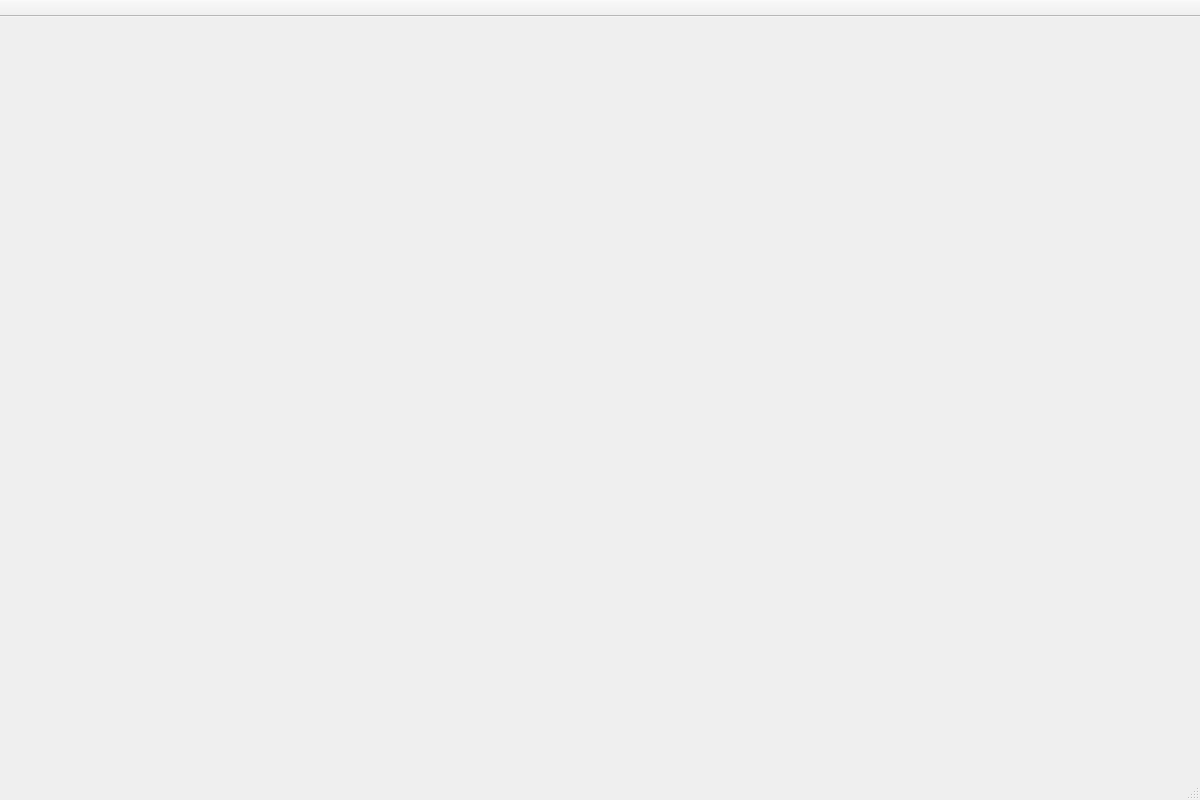
<?xml version="1.0" encoding="UTF-8"?>
<ui version="4.0">
 <class>AudioMainWidgetClass</class>
 <widget class="QMainWindow" name="AudioMainWidgetClass">
  <property name="geometry">
   <rect>
    <x>0</x>
    <y>0</y>
    <width>1200</width>
    <height>800</height>
   </rect>
  </property>
  <property name="windowTitle">
   <string>音频播放器</string>
  </property>
  <widget class="QWidget" name="centralWidget">
   <layout class="QVBoxLayout" name="verticalLayout">
    <property name="spacing">
     <number>0</number>
    </property>
    <property name="leftMargin">
     <number>0</number>
    </property>
    <property name="topMargin">
     <number>0</number>
    </property>
    <property name="rightMargin">
     <number>0</number>
    </property>
    <property name="bottomMargin">
     <number>0</number>
    </property>
    <item>
     <widget class="AVBaseWidget" name="widget" native="true"/>
    </item>
   </layout>
  </widget>
  <widget class="QMenuBar" name="menuBar">
   <property name="geometry">
    <rect>
     <x>0</x>
     <y>0</y>
     <width>1200</width>
     <height>23</height>
    </rect>
   </property>
  </widget>
  <widget class="QToolBar" name="mainToolBar">
   <property name="movable">
    <bool>false</bool>
   </property>
   <property name="allowedAreas">
    <set>Qt::TopToolBarArea</set>
   </property>
   <property name="iconSize">
    <size>
     <width>24</width>
     <height>24</height>
    </size>
   </property>
   <property name="toolButtonStyle">
    <enum>Qt::ToolButtonTextBesideIcon</enum>
   </property>
   <attribute name="toolBarArea">
    <enum>TopToolBarArea</enum>
   </attribute>
   <attribute name="toolBarBreak">
    <bool>false</bool>
   </attribute>
  </widget>
  <widget class="QStatusBar" name="statusBar"/>
 </widget>
 <layoutdefault spacing="6" margin="11"/>
 <customwidgets>
  <customwidget>
   <class>AVBaseWidget</class>
   <extends>QWidget</extends>
   <header>BaseWidget/AVBaseWidget.h</header>
  </customwidget>
 </customwidgets>
 <resources/>
 <connections/>
</ui>
